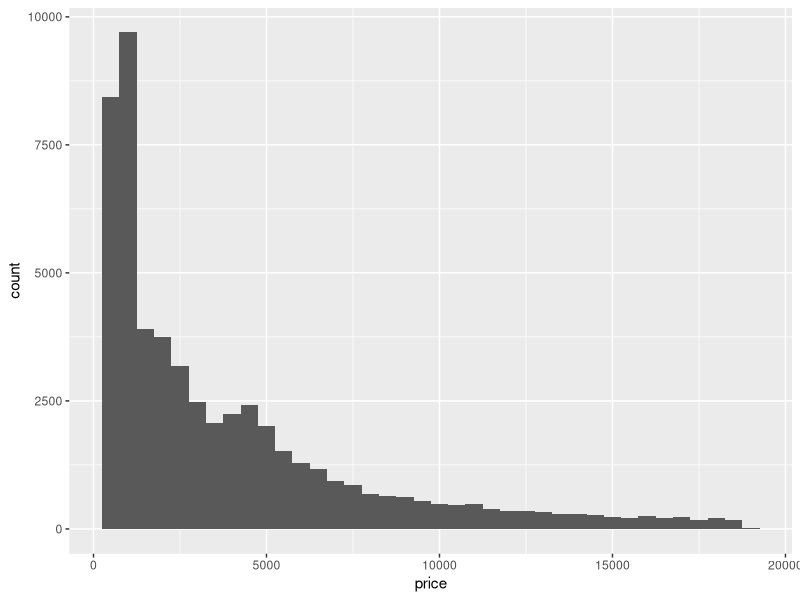
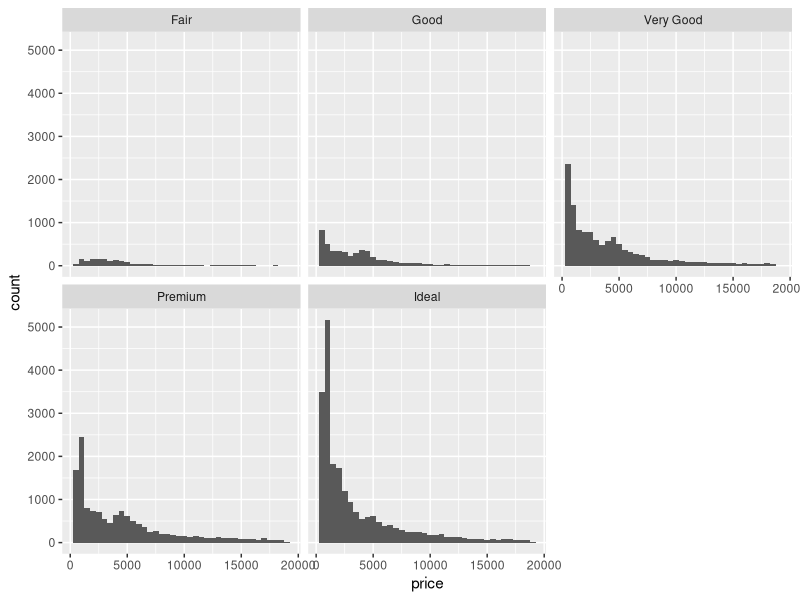
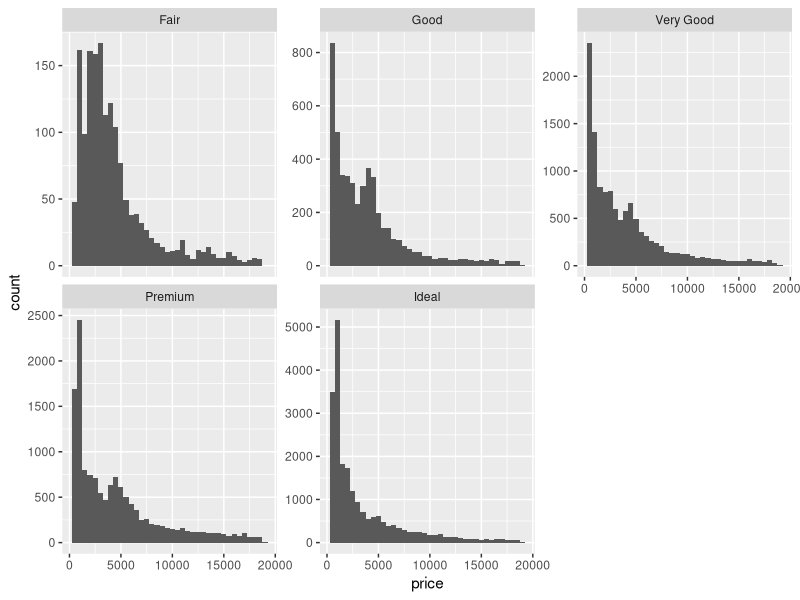
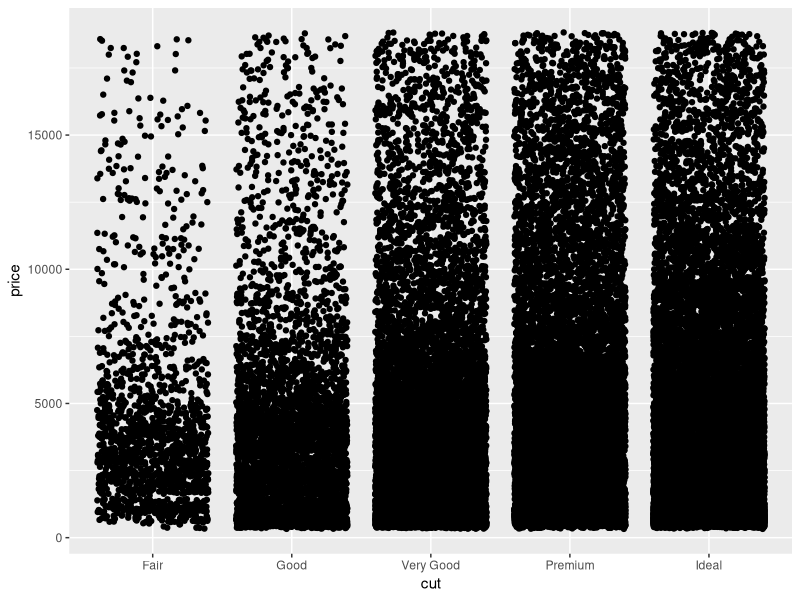
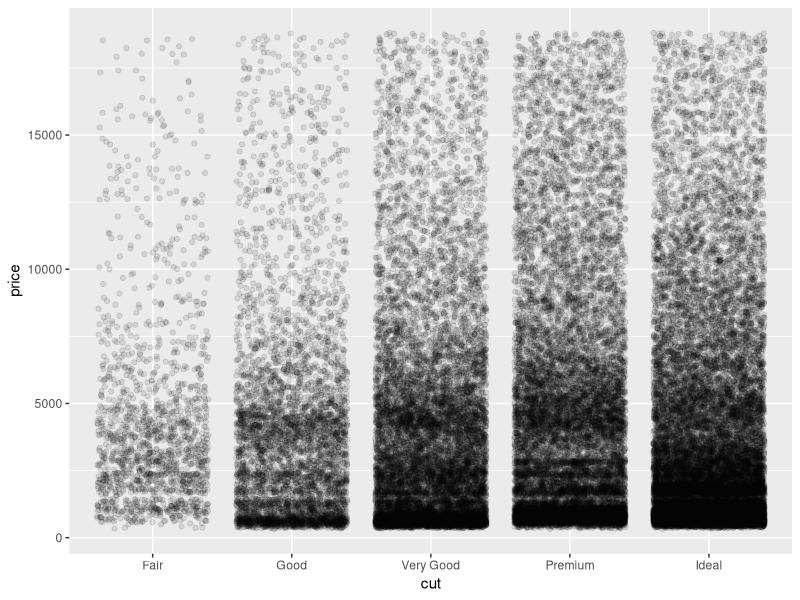
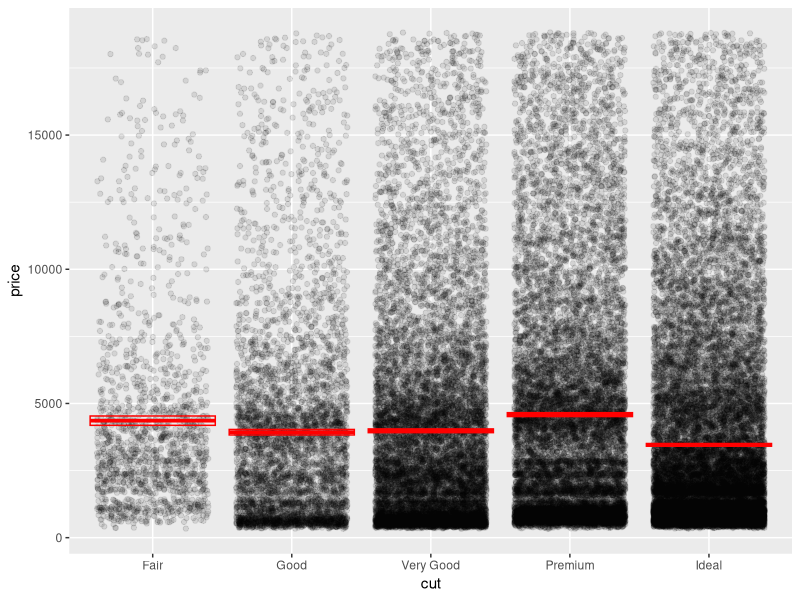
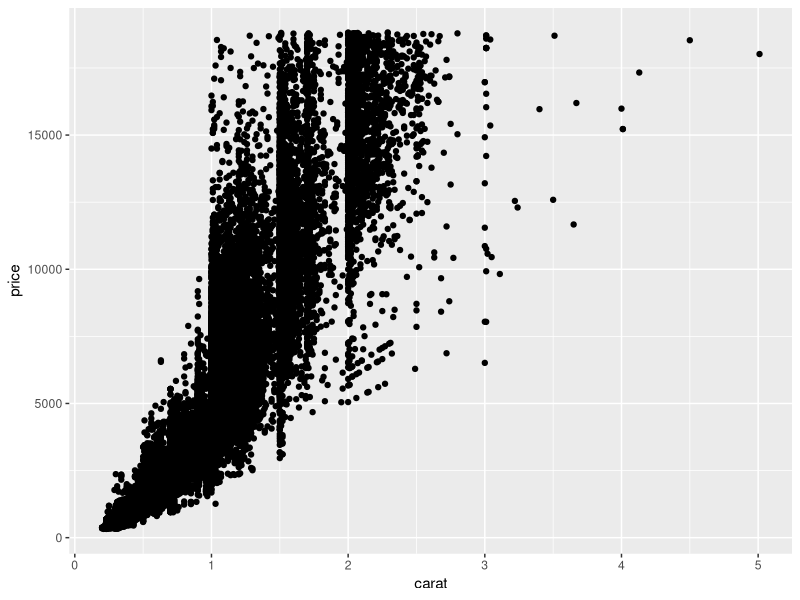
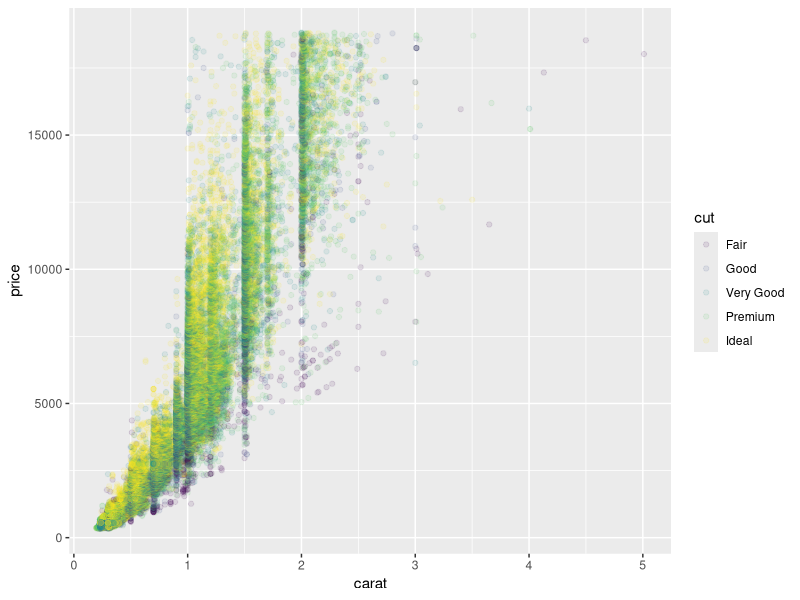

R code for these plots, in order:
## ---- chunk 1
library(tidyverse)    # load the tidyverse package
## ---- chunk 2
rename(diamonds, length = x, width = y, height = z)
## ---- chunk 3
# select the variables of interest
d2 <- select(diamonds, carat, price)
d2
## ---- chunk 4
# example of creating price per carat (ppc)
mutate(d2, ppc = price / carat)
## ---- chunk 5
mutate(diamonds, price = price * 1.27)
## ---- chunk 6
summarize(diamonds, mean_carat = mean(carat))
## ---- chunk 7
summarize(diamonds, sampl_size = n())
## ---- chunk 8
summarize(diamonds, q1 = quantile(carat, probs = 0.25))
## ---- chunk 9
summarize(
  diamonds, 
  sem = sd(price) / sqrt(n())
)
## ---- chunk 10
summarize(
  diamonds, 
  mean_p = mean(price),
  sd_p = sd(price),
  sampl_size = n(),
  sem = sd_p / sqrt(sampl_size),
  ci_upper_limit = mean_p + 1.96 * sem,
  ci_lower_limit = mean_p - 1.96 * sem
)
## ---- chunk 11
diamonds_grouped <- group_by(diamonds, cut)
diamonds_grouped
## ---- chunk 12
summarize(diamonds_grouped, mean_price = mean(price))
## ---- chunk 13
diamonds %>% 
  group_by(cut) %>% 
  summarize(n = n())
## ---- chunk 14
count(diamonds, cut)
## ---- chunk 15
distinct(diamonds, cut, clarity)
## ---- chunk 16
distinct(diamonds, cut)
## ---- chunk 17
ggplot(data = diamonds) +
  geom_histogram(mapping = aes(x = price), binwidth = 500)
## ---- chunk 18
ggplot(data = diamonds) +
  geom_histogram(mapping = aes(x = price), binwidth = 500) +
  facet_wrap(~ cut)
## ---- chunk 19
ggplot(data = diamonds) +
  geom_histogram(mapping = aes(x = price), binwidth = 500) +
  facet_wrap(~ cut, scales = "free_y")
## ---- chunk 20
ggplot(data = diamonds) +
  geom_jitter(mapping = aes(x = cut, y = price))
## ---- chunk 21
ggplot(data = diamonds) +
  geom_jitter(mapping = aes(x = cut, y = price), alpha = .1)
## ---- chunk 22
price_summary <-
  summarize(
    diamonds_grouped, 
    mean_price = mean(price),
    sem = sd(price) / sqrt(n()),
    ci_upper_limit = mean_price + 1.96 * sem,
    ci_lower_limit = mean_price - 1.96 * sem
  )
price_summary
## ---- chunk 23
ggplot(data = diamonds) +
  geom_jitter(mapping = aes(x = cut, y = price), alpha = .1) +
  geom_crossbar(
    data = price_summary, 
    mapping = aes(x = cut, y = mean_price, ymax = ci_upper_limit, 
                  ymin = ci_lower_limit),
    color = "red"
  )
## ---- chunk 24
ggplot(data = diamonds) +
  geom_point(mapping = aes(x = carat, y = price))
## ---- chunk 25
ggplot(data = diamonds) +
  geom_point(mapping = aes(x = carat, y = price, color = cut), alpha = 0.1)
## ---- chunk 26
iris <- as_tibble(iris) # so it prints a little nicer
